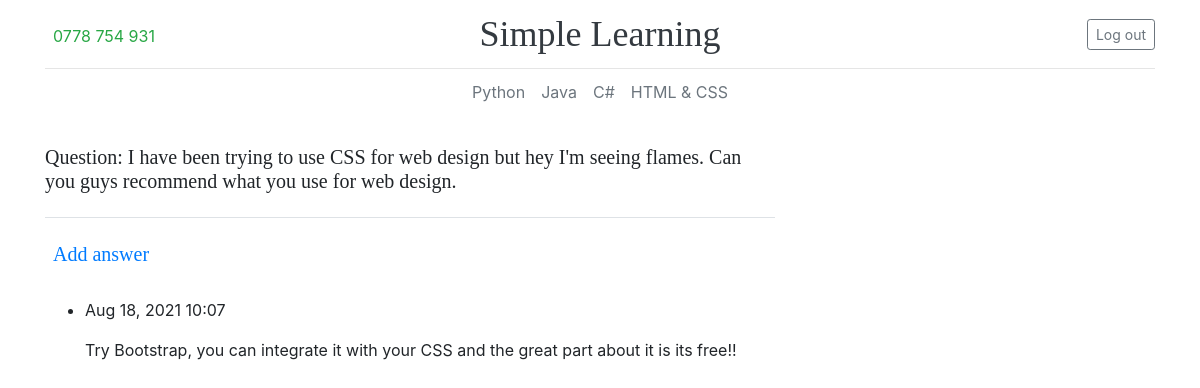
The app's page /html_css/questions/2/ (signed in) with its own data.
### html_css/models.py (models this page shows, shortened)
class Question(models.Model):
    text = models.TextField()
    date_added = models.DateTimeField(auto_now_add=True)
    owner = models.ForeignKey(User, on_delete=models.CASCADE, related_name='html_owner')
    def __str__(self):
        return self.text

class Answer(models.Model):
    question = models.ForeignKey(Question, on_delete=models.CASCADE)
    text = models.TextField()
    date_added = models.DateTimeField(auto_now_add=True)

### html_css/views.py (the view)
# urls.py: path('questions/<int:question_id>/', views.question, name='question'),
@login_required()
def question(request, question_id):
    question = Question.objects.get(id=question_id)
    answers = question.answer_set.order_by('-date_added')
    context = {'question': question, 'answers': answers}
    return render(request, 'html_css/question.html', context)

### html_css/templates/html_css/question.html (shortened to what this page needs)
<!DOCTYPE html>
<html lang="en">
<head>
</head>
{% extends 'easyprogramming/base.html' %}
{% block content %}
   <br>
    <main class="container">
    <div class="row g-5">
    <div class="col-md-8">
      <h5 class="pb-4 mb-4 fst-italic border-bottom">
        Question: {{ question }}
      </h5>
      <article class="blog-post">
          <h5><a class="p-2 link-secondary" aria-current="page" href="{% url 'html_css:new_answer' question.id %}">Add answer</a></h5>
            <br>
          <ul>
              {% for answer in answers %}
                <li>
                    <p>{{ answer.date_added|date:'M d, Y H:i' }}</p>
                    <p>{{ answer.text|linebreaks }}</p>
                    <br>
                </li>
              {% empty %}
                <li>There are no answers for this question yet.</li>
              {% endfor %}
          </ul>
      </article>
    </div>
    </div>
    </main>
{% endblock content %}

### easyprogramming/templates/easyprogramming/base.html (style rules this page uses)
h1, h2, h3, h4, h5, h6 { font-family: "Playfair Display", Georgia, "Times New Roman", serif; }
.blog-post { margin-bottom: 4rem; }

### records on screen
Question: text "I have been trying to use CSS for web design but hey I'm seeing flames. Can you guys recommend what you use for web design."
Answer: date_added "Aug 18, 2021 10:07", text "Try Bootstrap, you can integrate it with your CSS and the great part about it is its free!!"
